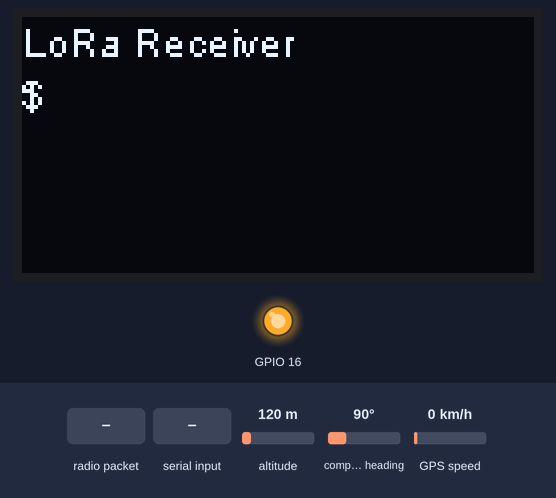
Bench run of a program on a simulated ESP32. Parts: 128×64 one-colour display, output pins drawn as LEDs (lit = HIGH). The test bench sets the inputs (shaded band); at power-on: altitude 120 m, compass heading 90°, GPS speed 0 km/h. Storage starts empty; the GPS gets a fix after 3 s at 37.7749, -122.4194 with 8 satellites; no radio packets arrive unless stated; nothing arrives over Bluetooth unless stated; what the program prints to the serial monitor is not drawn.

Above: at 1.5 s.
1.6 s: radio packet "1" arrives
At 2.9 s:
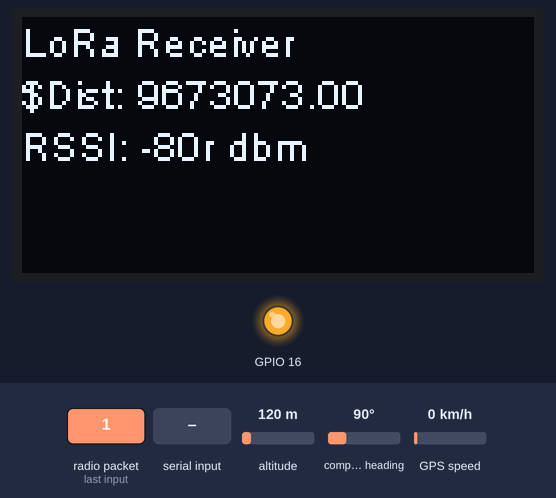
3.9 s: "1" received over the second serial link
6.0 s: radio packet "0" arrives
At 7.7 s:
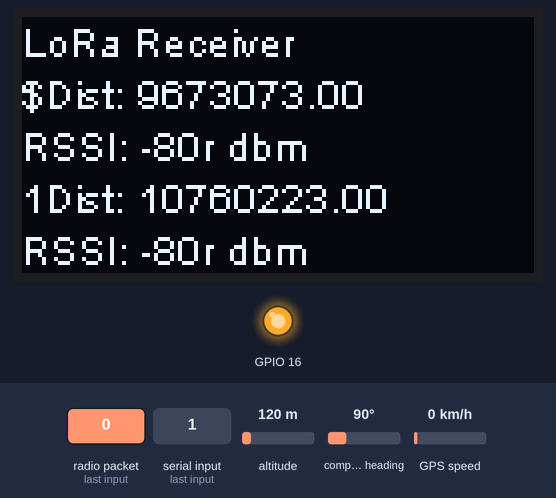
8.0 s: "0" received over the second serial link
At 9.5 s:
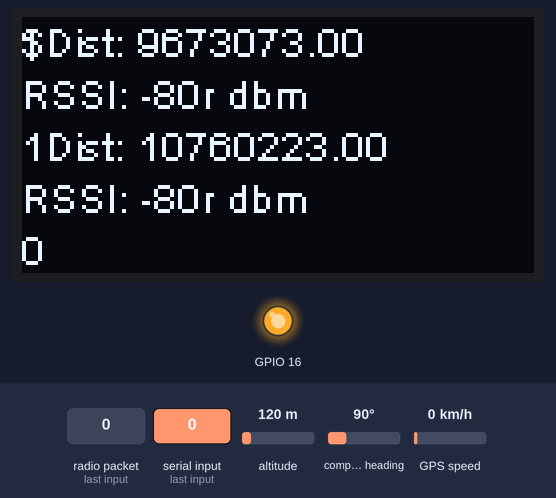
10.1 s: radio packet "2" arrives
At 11.4 s:
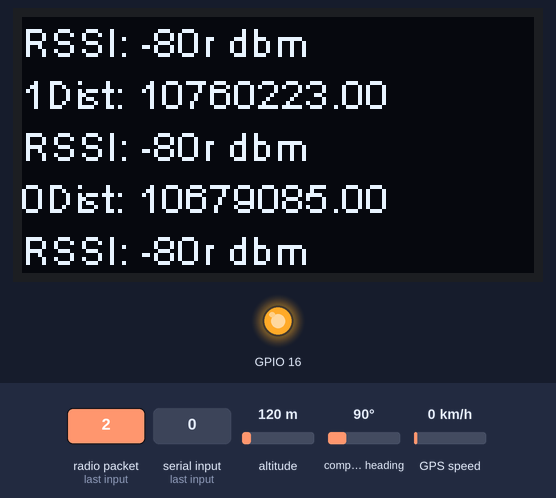
Timing chart, 0 to 13.1 s (numbered marks = the images above; inputs shaded):
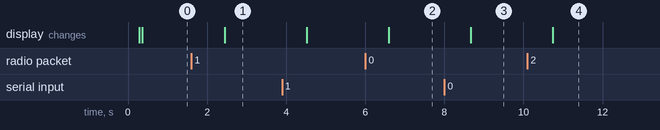

The program:

main.cpp
```cpp
#include <Arduino.h>
/*
  Check the new incoming messages, and print via serialin 115200 baud rate.

  by Aaron.Lee from HelTec AutoMation, ChengDu, China
  成都惠利特自动化科技有限公司
  www.heltec.cn

  this project also realess in GitHub:
  https://github.com/Heltec-Aaron-Lee/WiFi_Kit_series
*/

/*
 * Originally taken from
 * https://lastminuteengineers.com/creating-esp32-web-server-arduino-ide/
 */
#include <WiFi.h>
#include <WebServer.h>

/*
 * Based on the link
 * https://randomnerdtutorials.com/esp32-web-server-spiffs-spi-flash-file-system/
 * https://github.com/me-no-dev/ESPAsyncWebServer
 * https://github.com/me-no-dev/AsyncTCP
 */
//#include "ESPAsyncWebServer.h"

/*
 * The SPIFFS library is used for accessing the binary files uploaded to the ESP
 * https://techtutorialsx.com/2018/09/11/esp32-arduino-web-server-serving-jquery/
 */
#include "SPIFFS.h"

#include <SPI.h>
#include <LoRa.h>
#include <math.h>

#include "BluetoothSerial.h"
#if !defined(CONFIG_BT_ENABLED) || !defined(CONFIG_BLUEDROID_ENABLED)
#error Bluetooth is not enabled! Please run `make menuconfig` to and enable it
#endif
BluetoothSerial SerialBT;


/*
 * Files are uploaded through the "data" directory
 * The plugin is found here
 * https://github.com/me-no-dev/arduino-esp32fs-plugin
 */


/* Put your SSID & Password */
const char* ssid = "ESP32";  // Enter SSID here
const char* password = "12345678";  //Enter Password here

/* Put IP Address details */
IPAddress local_ip(192,168,1,1);
IPAddress gateway(192,168,1,1);
IPAddress subnet(255,255,255,0);

//AsyncWebServer server(80);  // Object of WebServer(HTTP port, 80 is defult)
WebServer server(80);  // Object of WebServer(HTTP port, 80 is defult)

#include "HardwareSerial.h"
#include <TinyGPS.h>
float lat = 28.5458,lon = 77.1703, elv = 0;  // create variable for latitude and longitude object


//UART   RX IO   TX IO   CTS   RTS
//UART0   GPIO3   GPIO1   N/A   N/A
//UART1   GPIO9   GPIO10  GPIO6   GPIO11
//UART2   GPIO16  GPIO17  GPIO8   GPIO7
HardwareSerial gpsSerial(0);//rx,tx
TinyGPS gps; // create gps object


int counter = 0;

static void smartdelay(unsigned long ms);
static void print_date(TinyGPS &gps);
static void print_int(unsigned long val, unsigned long invalid, int len);


#define MAX_WORLD_COUNT 5
#define MIN_WORLD_COUNT 2
char *Words[MAX_WORLD_COUNT];


struct coord
{
  float lat;
  float lon;
  float elv;
};

typedef struct coord Coord;

Coord initial;
Coord final;


struct point
{
  float x;
  float y;
  float z;
  float radius;
  float nx;
  float ny;
  float nz;
};

typedef struct point Point;


#include "SSD1306.h" // alias for `#include "SSD1306Wire.h"`

//OLED pins to ESP32 GPIOs via this connecthin:
//OLED_SDA -- GPIO4
//OLED_SCL -- GPIO15
//OLED_RST -- GPIO16

 SSD1306  display(0x3c, 4, 15);


// Pin definetion of WIFI LoRa 32
#define SCK     5    // GPIO5  -- SX1278's SCK
#define MISO    19   // GPIO19 -- SX1278's MISO
#define MOSI    27   // GPIO27 -- SX1278's MOSI
#define SS      18   // GPIO18 -- SX1278's CS
#define RST     14   // GPIO14 -- SX1278's RESET
#define DI0     26   // GPIO26 -- SX1278's IRQ(Interrupt Request)

#define BAND    915E6 //you can set band here directly,e.g. 868E6,915E6
#define PABOOST true

//app defines
//resolution1000msec -> 30sec
#define TIME_OUT_RCV_PACKET  50
//#define TIME_OUT_RCV_PACKET  10

void init_diplay()
{
  pinMode(16,OUTPUT);
  digitalWrite(16, LOW);    // set GPIO16 low to reset OLED
  delay(50);
  digitalWrite(16, HIGH); // while OLED is running, must set GPIO16 in high

  display.init();

  // display.flipScreenVertically();

  display.setContrast(255);
}


int time_out =0;


/*
 * Taken from the link
 * https://electropeak.com/learn/create-a-web-server-w-esp32/
 */
//String HTML = "<!DOCTYPE html>\
//<html>\
//<body>\
//<h1>My First Web Server with ESP32 - Station Mode &#128522;</h1>\
//</body>\
//</html>";
//
//// Handle root url (/)
//void handle_root() {
//  server.send(200, "text/html", HTML);
//}
//
//
//void handle_NotFound(){
//  server.send(404, "text/plain", "Not found");
//}


/*
 * Based on the link
 * https://tttapa.github.io/ESP8266/Chap11%20-%20SPIFFS.html
 */
String getContentType(String filename) { // convert the file extension to the MIME type
  if (filename.endsWith(".html")) return "text/html";
  else if (filename.endsWith(".css")) return "text/css";
  else if (filename.endsWith(".js")) return "application/javascript";
  else if (filename.endsWith(".ico")) return "image/x-icon";
  return "text/plain";
}

bool handleFileRead(String path) { // send the right file to the client (if it exists)
  Serial.println("handleFileRead: " + path);
  if (path.endsWith("/")) path += "index.html";         // If a folder is requested, send the index file
  String contentType = getContentType(path);            // Get the MIME type
  if (SPIFFS.exists(path)) {                            // If the file exists
    File file = SPIFFS.open(path, "r");                 // Open it
    size_t sent = server.streamFile(file, contentType); // And send it to the client
    file.close();                                       // Then close the file again
    return true;
  }
  Serial.println("\tFile Not Found");
  return false;                                         // If the file doesn't exist, return false
}


////////// ////////// ////////// ////////// ////////// ////////// //////////
// Split string into individual words and store each word into an array
// this function return word_count (number of words)
////////// ////////// ////////// ////////// ////////// ////////// //////////
byte split_message(char* str) {
  byte word_count = 0; //number of words
  char * item = strtok (str, " ,"); //getting first word (uses space & comma as delimeter)

  while (item != NULL) {
    if (word_count >= MAX_WORLD_COUNT) {
      break;
    }
    Words[word_count] = item;
    item = strtok (NULL, " ,"); //getting subsequence word
    word_count++;
  }
  return  word_count;
}


static void smartdelay(unsigned long ms)
{
  unsigned long start = millis();
  do
  {
    while (gpsSerial.available())
      gps.encode(gpsSerial.read());
  } while (millis() - start < ms);
}


static void print_date(TinyGPS &gps)
{
  int year;
  byte month, day, hour, minute, second, hundredths;
  unsigned long age;
  gps.crack_datetime(&year, &month, &day, &hour, &minute, &second, &hundredths, &age);
  if (age == TinyGPS::GPS_INVALID_AGE)
    Serial.print("********** ******** ");
  else
  {
    char sz[32];
    sprintf(sz, "%02d/%02d/%02d %02d:%02d:%02d ",
        month, day, year, hour, minute, second);
    Serial.print(sz);
  }
  print_int(age, TinyGPS::GPS_INVALID_AGE, 5);
  smartdelay(0);
}


static void print_int(unsigned long val, unsigned long invalid, int len)
{
  char sz[32];
  if (val == invalid)
    strcpy(sz, "*******");
  else
    sprintf(sz, "%ld", val);
  sz[len] = 0;
  for (int i=strlen(sz); i<len; ++i)
    sz[i] = ' ';
  if (len > 0)
    sz[len-1] = ' ';
  Serial.print(sz);
  smartdelay(0);
}


//GPS Distance calculations

    float EarthRadiusInMeters(float latitudeRadians)
    {
        // latitudeRadians is geodetic, i.e. that reported by GPS.
        // http://en.wikipedia.org/wiki/Earth_radius
        float a = 6378137.0;  // equatorial radius in meters
        float b = 6356752.3;  // polar radius in meters
        float cosrad = cos(latitudeRadians);
        float sinrad = sin(latitudeRadians);
        float t1 = a * a * cosrad;
        float t2 = b * b * sinrad;
        float t3 = a * cosrad;
        float t4 = b * sinrad;
        return sqrt((t1*t1 + t2*t2) / (t3*t3 + t4*t4));
    }

    float  GeocentricLatitude(float latitude)
    {
        // Convert geodetic latitude 'lat' to a geocentric latitude 'clat'.
        // Geodetic latitude is the latitude as given by GPS.
        // Geocentric latitude is the angle measured from center of Earth between a point and the equator.
        // https://en.wikipedia.org/wiki/Latitude#Geocentric_latitude
        float e2 = 0.00669437999014;
        float clat = atan((1.0 - e2) * tan(latitude));
        return clat;
    }

Point LocationToPoint(Coord c)
    {
        // Convert (lat, lon, elv) to (x, y, z).
        float latitude = c.lat * PI / 180.0;
        float longitude = c.lon * PI / 180.0;
        float radius = EarthRadiusInMeters(latitude);
        float clat   = GeocentricLatitude(latitude);

        float cosLon = cos(longitude);
        float sinLon = sin(longitude);
        float cosLat = cos(clat);
        float sinLat = sin(clat);
        float x = radius * cosLon * cosLat;
        float y = radius * sinLon * cosLat;
        float z = radius * sinLat;

        // We used geocentric latitude to calculate (x,y,z) on the Earth's ellipsoid.
        // Now we use geodetic latitude to calculate normal vector from the surface, to correct for elevation.
        float cosGlat = cos(latitude);
        float sinGlat = sin(latitude);

        float nx = cosGlat * cosLon;
        float ny = cosGlat * sinLon;
        float nz = sinGlat;

        x += c.elv * nx;
        y += c.elv * ny;
        z += c.elv * nz;

        Point point;
        point.x = x;
        point.y = y;
        point.z = z;
        point.radius = radius;
        point.nx = nx;
        point.ny = ny;
        point.nz = nz;

        return point;
    }

    float Distance (Point ap,Point bp)
    {
        float dx = ap.x - bp.x;
        float dy = ap.y - bp.y;
        float dz = ap.z - bp.z;
        return sqrt (dx*dx + dy*dy + dz*dz);
    }

    Point RotateGlobe (Coord b, Coord a,float bradius,float aradius)
    {
        // Get modified coordinates of 'b' by rotating the globe so that 'a' is at lat=0, lon=0.
        Coord br;
        br.lat = b.lat;
        br.lon= (b.lon - a.lon);
        br.elv=b.elv;

        Point brp = LocationToPoint(br);

        // Rotate brp cartesian coordinates around the z-axis by a.lon degrees,
        // then around the y-axis by a.lat degrees.
        // Though we are decreasing by a.lat degrees, as seen above the y-axis,
        // this is a positive (counterclockwise) rotation (if B's longitude is east of A's).
        // However, from this point of view the x-axis is pointing left.
        // So we will look the other way making the x-axis pointing right, the z-axis
        // pointing up, and the rotation treated as negative.

        float alat = GeocentricLatitude(-a.lat * PI / 180.0);
        float acosrad = cos(alat);
        float asinrad = sin(alat);

        float bx = (brp.x * acosrad) - (brp.z * asinrad);
        float by = brp.y;
        float bz = (brp.x * asinrad) + (brp.z * acosrad);

        Point point;
        point.x = bx;
        point.y = by;
        point.z = bz;
        point.radius = bradius;

        return point;
    }

Point NormalizeVectorDiff(Point b,Point a)
    {
      Point point;
        // Calculate norm(b-a), where norm divides a vector by its length to produce a unit vector.
        float dx = b.x - a.x;
        float dy = b.y - a.y;
        float dz = b.z - a.z;
        float dist2 = dx*dx + dy*dy + dz*dz;
        if (dist2 == 0) {
            return point;
        }
        float dist = sqrt(dist2);
        point.x = (dx/dist);
        point.y = (dy/dist);
        point.z = (dz/dist);
        point.radius = 1.0;
        return point;
    }


    float Calculate()
    {

                Point ap = LocationToPoint(initial);
                Point bp = LocationToPoint(final);
                float distKm = 0.001 * Distance(ap,bp);
                return distKm;
    }


void setup() {

  WiFi.softAP(ssid, password);
  WiFi.softAPConfig(local_ip, gateway, subnet);
  delay(100);

/*
 * Based on the link
 * https://techtutorialsx.com/2018/09/11/esp32-arduino-web-server-serving-jquery/
 */
  if(!SPIFFS.begin()){
       Serial.println("An Error has occurred while mounting SPIFFS");
       return;
  }

/*
 * Based on the link
 * https://tttapa.github.io/ESP8266/Chap11%20-%20SPIFFS.html
 */
  server.onNotFound([]() {                              // If the client requests any URI
    if (!handleFileRead(server.uri()))                  // send it if it exists
      server.send(404, "text/plain", "404: Not Found"); // otherwise, respond with a 404 (Not Found) error
  });

/*
 * Taken from the link
 * https://electropeak.com/learn/create-a-web-server-w-esp32/
 */
//  server.on("/", handle_root);

/*
 * Based on the link
 * https://techtutorialsx.com/2018/09/11/esp32-arduino-web-server-serving-jquery/
 */
//  server.on("/", HTTP_GET, [](AsyncWebServerRequest *request){
//      request->send(SPIFFS, "/index.html", "text/html");
//  });
//  server.on("/jquery-3.6.0.min.js", HTTP_GET, [](AsyncWebServerRequest *request){
//    request->send(SPIFFS, "/jquery-3.6.0.min.js", "text/javascript");
//  });
//  server.on("/bootstrap.bundle.min.js", HTTP_GET, [](AsyncWebServerRequest *request){
//    request->send(SPIFFS, "/bootstrap.bundle.min.js", "text/javascript");
//  });
//  server.on("/bootstrap.min.css", HTTP_GET, [](AsyncWebServerRequest *request){
//    request->send(SPIFFS, "/bootstrap.min.css", "text/css");
//  });
//  server.onNotFound(handle_NotFound);

  server.begin();
  delay(100);


  init_diplay();
  display.clear();
  //display.setTextSize(1);
  //display.setColor(WHITE);
  //display.setCursor(0,0);
  display.setLogBuffer(5, 30);
  display.println("LoRa Receiver");
  display.drawLogBuffer(0, 0);
  display.display();
#if 0
  // Initialize the log buffer
  // allocate memory to store 8 lines of text and 30 chars per line.
  display.setLogBuffer(5, 30);
  // Print to the screen
  display.println("LoRa Receiver:");
  // Draw it to the internal screen buffer
  display.drawLogBuffer(0, 0);
  // Display it on the screen
  display.display();
#endif
  Serial.begin(9600);
  gpsSerial.begin(9600);
  while (!Serial); //test this program,you must connect this board to a computer
  Serial.println("LoRa Receiver");
  SPI.begin(SCK,MISO,MOSI,SS);
  LoRa.setPins(SS,RST,DI0);
  if (!LoRa.begin(BAND )) {
    Serial.println("Starting LoRa failed!");
    while (1);
  }
  LoRa.setSignalBandwidth(250e3);
  LoRa.setSpreadingFactor(12);
  LoRa.setCodingRate4(5);
  LoRa.setPreambleLength(8);
  LoRa.enableCrc();

  SerialBT.begin("ESP32test"); //Bluetooth device name


}


    void loop() {

  server.handleClient();

  // bluetooth serial read
  char ch;
  while (SerialBT.available()) {
      display.clear();
      ch=(char)SerialBT.read();
      display.print((char)ch);
  }


char lorastr[30];

byte i=0;

  int packetSize = LoRa.parsePacket();
  if (packetSize) {

    // read packet
    while (LoRa.available()) {
      lorastr[i] = (char)LoRa.read();
      i++;
    }

      lorastr[i] = '\0';


        split_message(lorastr);

      Serial.println(Words[0]);
      Serial.println(Words[1]);
      Serial.println(Words[2]);

//    lcd.setCursor(0,0);


      initial.lat = (float)strtod(Words[0],NULL);
      initial.lon = (float)strtod(Words[1],NULL);
      initial.elv = (float)strtod(Words[2],NULL);

//      lcd.print("Dist: ");
//      lcd.print(Calculate()*1000,2);
//      lcd.print("m");


//     lcd.setCursor(0,1);
//     lcd.print("RSSI: ");
//     lcd.print(LoRa.packetRssi());
//     lcd.print("dbm");


  display.clear();
  display.printf("Dist: %.2f\n",Calculate()*1000);
  display.printf("RSSI: %dr dbm\n",LoRa.packetRssi());

  }


  //GPS Stuff
  gps.f_get_position(&lat,&lon); // get latitude and longitude
  elv = gps.f_altitude();
  Serial.print("Position: ");
  Serial.print("Latitude:");
  Serial.print(lat,6);
  Serial.print(";");
  Serial.print("Longitude:");
  Serial.println(lon,6);
  Serial.println(elv,1);
  print_date(gps);

  final.lat = lat;
  final.lon = lon;
  final.elv = elv;

  //display.clear();
  //display.printf("%.3f %.3f %.1f\n",lat,lon,elv);

  // final functions
  //refresh the display
  display.drawLogBuffer(0, 0);
  display.display();
  //run the smart delay
  smartdelay(1000);


//  // try to parse packet
//  char ch;
//  delay(1000);
//  int packetSize = LoRa.parsePacket();
//  if (packetSize) {
//    time_out =0;
//    // received a packet
//    display.clear();
//    display.print("Rcv:");
//    Serial.print("Received packet '");
//    SerialBT.print("Received packet '");
//    int hTab=0;
//    // read packet
//    while (LoRa.available()) {
//      ch=(char)LoRa.read();
//      display.print((char)ch);
//      Serial.print(ch);
//      SerialBT.print(ch);
//      hTab++;
//      //add new line <CR>
//      if (hTab>=21) //accepts 23 also .Lowered to show tes message beter
//      {
//        display.println(" ");
//        hTab=0;
//      }
//    }
//    // print RSSI of packet
//    display.print("' with RSSI ");
//    display.println(LoRa.packetRssi());
//    display.drawLogBuffer(0, 0);
//    display.display();
//    Serial.print("' with RSSI ");
//    Serial.println(LoRa.packetRssi());
//    SerialBT.print("' with RSSI ");
//    SerialBT.println(LoRa.packetRssi());
//  }
//  else
//  {
//    time_out++;
//    if (time_out> TIME_OUT_RCV_PACKET)
//    {
//      display.clear();
//      display.println("RCV_ TIMEOUT !!!");
//      display.drawLogBuffer(0, 0);
//      display.display();
//    }
//    //Serial.println("no lora packet");
//  }
}
```

Measured:
- after the input at 1.6 s, the display: changes after 0.85 s (image 1)
- after the input at 6.0 s, the display: changes after 0.59 s (image 2)
- after the input at 8.0 s, the display: changes after 0.66 s (image 3)
- after the input at 10.1 s, the display: changes after 0.64 s (image 4)
